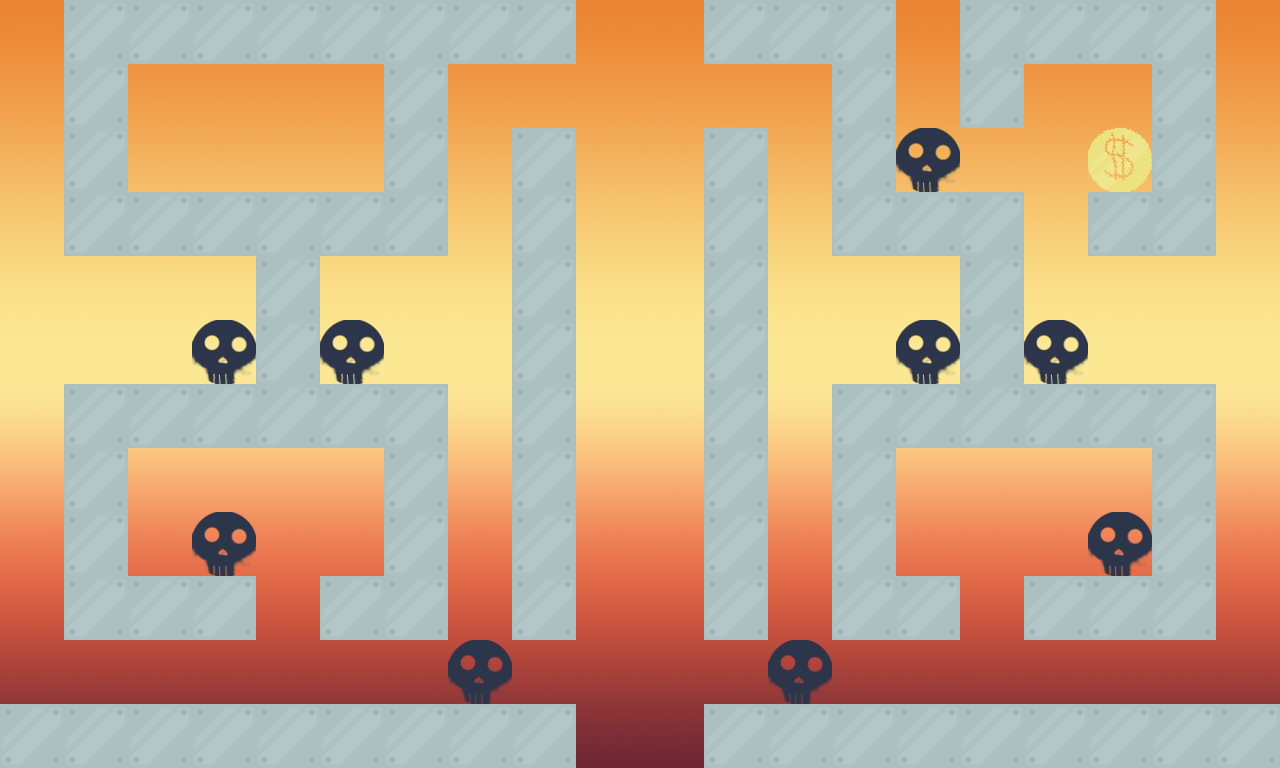

Tiled map render using the project's own tile images. Description and the map definition, with tile-layer contents summarised, below:
An orthogonal 20x12 tile map with 64x64 px tiles, 2 tile layers (level, GameElement), 2 tilesets, 1 image layer and 27 objects.

<map version="1.0" orientation="orthogonal" renderorder="right-down" width="20" height="12" tilewidth="64" tileheight="64" nextobjectid="28">
 <tileset firstgid="1" name="level_tileset" tilewidth="64" tileheight="64" tilecount="1" columns="1">
  <image source="../assets/Tiles/level_tileset.png" trans="ff00ff" width="64" height="64" />
 </tileset>
 <tileset firstgid="2" name="GameElement_tileset" tilewidth="64" tileheight="64" tilecount="3" columns="3">
  <image source="../assets/Tiles/GameElement_tileset.png" trans="ff00ff" width="192" height="64" />
 </tileset>
 <imagelayer name="bg">
  <image source="../assets/BG/Sky/sky_brick.png" width="1280" height="768" />
 </imagelayer>
 <layer name="level" width="20" height="12">
  <data>[240 cells, 103 non-empty, 1 distinct tile ids]</data>
 </layer>
 <objectgroup name="objects">
  <object id="1" x="66" y="-2" width="510" height="62" />
  <object id="2" x="62" y="64" width="66" height="186" />
  <object id="3" x="128" y="194" width="320" height="60" />
  <object id="4" x="386" y="66" width="56" height="130" />
  <object id="5" x="70" y="386" width="376" height="60" />
  <object id="6" x="256" y="262" width="66" height="118" />
  <object id="7" x="64" y="446" width="66" height="192" />
  <object id="8" x="130" y="584" width="122" height="54" />
  <object id="9" x="324" y="574" width="122" height="62" />
  <object id="10" x="384" y="448" width="62" height="132" />
  <object id="11" x="516" y="130" width="58" height="508" />
  <object id="12" x="706" y="128" width="60" height="510" />
  <object id="13" x="706" y="-4" width="186" height="68" />
  <object id="14" x="956" y="-4" width="258" height="62" />
  <object id="15" x="1154" y="66" width="60" height="184" />
  <object id="16" x="1090" y="192" width="64" height="58" />
  <object id="17" x="834" y="68" width="62" height="186" />
  <object id="18" x="962" y="64" width="64" height="60" />
  <object id="19" x="896" y="192" width="128" height="58" />
  <object id="20" x="962" y="250" width="64" height="134" />
  <object id="21" x="832" y="384" width="384" height="64" />
  <object id="22" x="838" y="452" width="58" height="184" />
  <object id="23" x="896" y="584" width="68" height="52" />
  <object id="24" x="1026" y="576" width="188" height="62" />
  <object id="25" x="1158" y="454" width="54" height="120" />
  <object id="26" x="-2" y="708" width="578" height="56" />
  <object id="27" x="706" y="700" width="572" height="68" />
 </objectgroup>
 <layer name="GameElement" width="20" height="12">
  <data>[240 cells, 10 non-empty, 2 distinct tile ids]</data>
 </layer>
</map>
